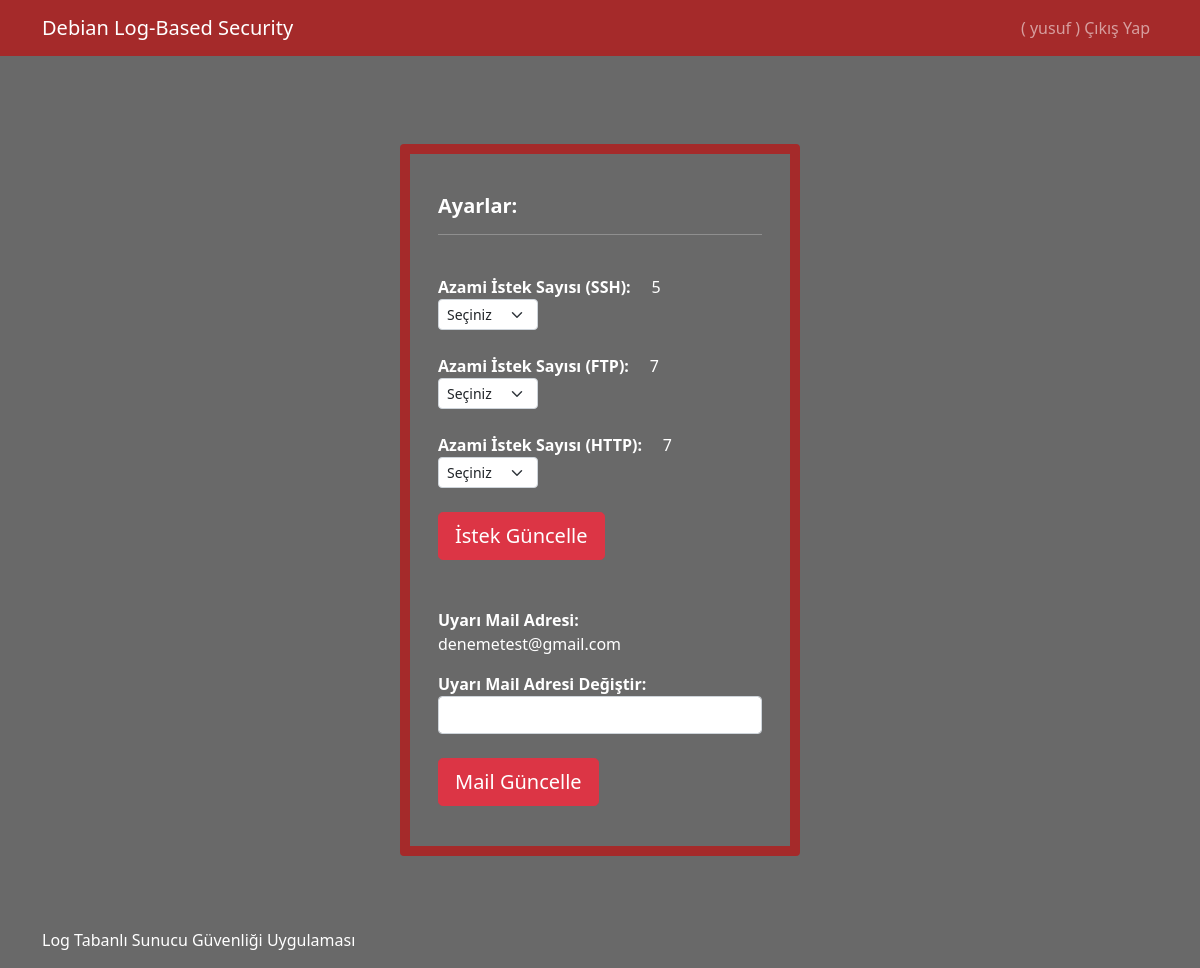
Screenshot of /select/settings/ (signed in) with the database file from the repository.
### Configuration/models.py (models this page shows)
class trycount(models.Model):
    service = models.CharField(max_length=100)
    trycount = models.CharField(max_length=10)

class mail(models.Model):
    mail = models.CharField(max_length=100)

### Configuration/views.py (the view)
# urls.py: path('settings/', views.settings, name='settings'),
def settings(request):
    if request.method == 'POST':
        select = request.POST['select']
        if select == "Mail Güncelle":
            mail.objects.all().delete()
            email = request.POST['mail']
            mail.objects.create(mail=email)
        else:
            ssh = request.POST['SSH']
            ftp = request.POST['FTP']
            http = request.POST['HTTP']
            if ssh == "selecting":
                pass
            else:
                trycount.objects.filter(service="SSH").update(trycount=f"{ssh}")
            if ftp == "selecting":
                pass
            else:
                trycount.objects.filter(service="FTP").update(trycount=f"{ftp}")
            if http == "selecting":
                pass
            else:
                trycount.objects.filter(service="HTTP").update(trycount=f"{http}")
        return redirect('settings')
    else:
        email =  mail.objects.all()
        requesttrycount =  trycount.objects.all()
        context = {
            'mail':  email,
            'try': requesttrycount
        }
        return render(request, "pages/settings.html", context)

### templates/pages/settings.html (shortened to what this page needs)
{% extends 'layout.html' %}
{% block content %}
{% if user.is_authenticated %}
<br><br><br>
<div class="row justify-content-center align-items-center">
    <div class="card my-3" style="background-color:#696969; border-color:#A52A2A; border-width:10px; color:white; width:400px;">
        <div class="card-body">
            <h5 class="card-title">
                <br><b>Ayarlar:</b>
                <hr color:"#696969"></hr>
            </h5>
            <br>
<div class="form-group w-100" style="color:white;">
    <form action="{% url 'settings' %}" method='POST'>
            {% if try %}
            {% for t in try %}
            <label for="try" style="color:white;"><b>Azami İstek Sayısı ({{ t.service }}):</b> &nbsp;&nbsp;&nbsp; {{ t.trycount }} </label>
            <select name="{{t.service}}" class="form-select form-select-sm" style="width:100px">
                <option value="selecting">Seçiniz</option>
            </select> <br>
            {% endfor %}
            {% else %}
            xxx
            {% endif %}
            <input type="submit" class="btn btn-danger btn-lg btn-block" name="select" value="İstek Güncelle">
    </form><br>
</div>
<br>
<label for="mail" style="color:white;"><b>Uyarı Mail Adresi:</b></label><br>
{% if mail %}
{% for m in mail %}
<p style="color:white">{{ m.mail }}</p>
{% endfor %}
{% else %}
xxx
{% endif %}
<div class="form-group w-100" style="color:white;">
    <form action="{% url 'settings' %}" method='POST'>
        <label for="mail"><b>Uyarı Mail Adresi Değiştir:</b></label>
        <br>
        <input type="text" name="mail" class="form-control"><br>
        <input type="submit" class="btn btn-danger btn-lg btn-block" name="select" value="Mail Güncelle">
    </form>
</div>
<br>
</div>
</div>
</div>
<br>
{% else %}
<br>
<h1> Hata ! </h1>
{% endif %}
{% endblock %}

### templates/partials/_navbar.html (shortened to what this page needs)
<header>
        <div class="navbar navbar-expand-sm navbar-dark" style="background-color:#A52A2A;">
            <div class="container">
                {% if user.is_authenticated %}
                <a href="{% url 'select' %}" class="navbar-brand">Debian Log-Based Security</a>
                {% else %}
                <a href="/" class="navbar-brand">Debian Log-Based Security</a>
                {% endif %}
                <ul class="navbar-nav ml-auto">
                    {% if user.is_authenticated %}
                        <li class="nav-item">
                            <a href="javascript:{document.getElementById('logout').submit()}" class="nav-link">( {{ user.username }} )  Çıkış Yap</a>
                        </li>
                    {% endif %}
                </ul>
            </div>
        </div>
    </header>

### templates/layout.html (style rules this page uses)
body { background-color:#696969; }

### rows the page displays
trycount: service "SSH", trycount "5", SSH "Seçiniz"
trycount: service "FTP", trycount "7", FTP "Seçiniz"
trycount: service "HTTP", trycount "7", HTTP "Seçiniz"
mail: mail "denemetest@gmail.com"

### other values shown
{{ user.username }} "yusuf"
